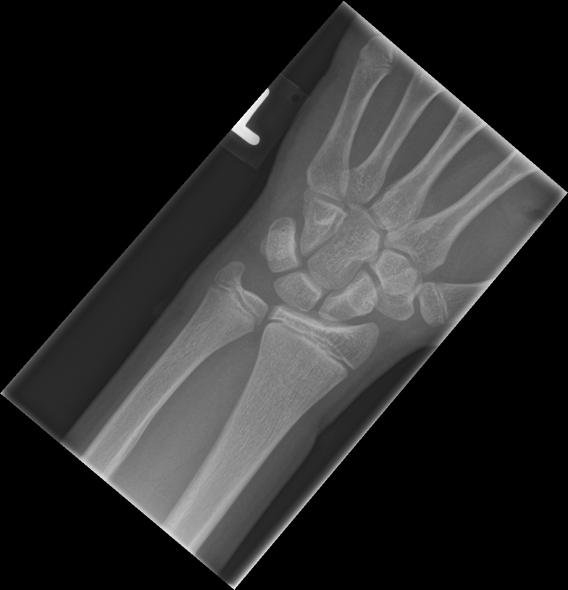
#> input picture GRAZPEDWRI-DX/data/images/test/0020_0163123912_01_WRI-L1_M015.png, 1136 x 1180 px (shown at 1/2 size); its folder holds only this picture in this run
$ python augment_sun_cloud_shadow.py
#> lines starting #> are read from the running program, lines starting #| are printed output that depends on the picture; after the words box and inside, x2 and y2 are one past the last pixel; in counts of white or black regions, pixels touching at a corner belong together
### test_augmentation.py
import cv2
import numpy as np
import os
import random


# [50 lines left out: functions add_rain_overlay, add_dew_drops, not called in this run]


def generate_perlin_noise_2d(shape, res):
    def f(t):
        return 6 * t**5 - 15 * t**4 + 10 * t**3

    delta = (res[0] / shape[0], res[1] / shape[1])
    d = (shape[0] // res[0], shape[1] // res[1])
    grid = np.random.rand(res[0] + 1, res[1] + 1, 2) * 2 - 1
    grid /= np.linalg.norm(grid, axis=-1, keepdims=True)

    lin_y = np.linspace(0, res[0], shape[0], endpoint=False)
    lin_x = np.linspace(0, res[1], shape[1], endpoint=False)
    y, x = np.meshgrid(lin_y, lin_x, indexing="ij")
    x0 = x.astype(int)
    y0 = y.astype(int)
    dx = x - x0
    dy = y - y0

    def dot_grid(ix, iy, dx, dy):
        gradient = grid[iy, ix]
        return dx * gradient[..., 0] + dy * gradient[..., 1]

    n00 = dot_grid(x0, y0, dx, dy)
    n10 = dot_grid(x0 + 1, y0, dx - 1, dy)
    n01 = dot_grid(x0, y0 + 1, dx, dy - 1)
    n11 = dot_grid(x0 + 1, y0 + 1, dx - 1, dy - 1)

    u = f(dx)
    v = f(dy)

    nx0 = n00 * (1 - u) + n10 * u
    nx1 = n01 * (1 - u) + n11 * u
    nxy = nx0 * (1 - v) + nx1 * v

    nxy = (nxy - nxy.min()) / (nxy.max() - nxy.min() + 1e-8)
    return nxy


def add_sun_cloud_shadow(image, shadow_strength=0.5, perlin_res=(8, 8)):
    h, w = image.shape[:2]
    noise = generate_perlin_noise_2d((h, w), perlin_res)
    # Create elliptical mask
    mask = np.zeros((h, w), np.float32)
    center = (
        random.randint(int(w * 0.3), int(w * 0.7)),
        random.randint(int(h * 0.3), int(h * 0.7)),
    )
    axes = (
        random.randint(int(w * 0.3), int(w * 0.5)),
        random.randint(int(h * 0.3), int(h * 0.5)),
    )
    angle = random.uniform(0, 360)
    cv2.ellipse(mask, center, axes, angle, 0, 360, 1, -1)
    mask = cv2.GaussianBlur(mask, (0, 0), sigmaX=60, sigmaY=60)
    shadow = 1 - shadow_strength * mask * noise
    shadow = np.clip(shadow, 0.5, 1.0)
    output = (image.astype(np.float32) * shadow[..., None]).astype(np.uint8)
    return output


# [110 lines left out: functions add_color_drift, add_edge_decay, apply_background_blur, replace_background, attention_guided_erasing, not called in this run]


# Example usage:
# [44 lines that do not run on import are left out]

### augment_sun_cloud_shadow.py
import cv2
import os
from test_augmentation import add_sun_cloud_shadow
import concurrent.futures
from tqdm import tqdm

def process_folder(input_dir, output_dir, max_workers=8):
#> called with input_dir = 'dataset/Plant_leaf_diseases_dataset/test', max_workers = 8
    os.makedirs(output_dir, exist_ok=True)
    image_tasks = []
    for root, _, files in os.walk(input_dir):
        rel = os.path.relpath(root, input_dir)
        out_root = os.path.join(output_dir, rel)
        os.makedirs(out_root, exist_ok=True)
        for f in files:
            if f.lower().endswith((".jpg", ".jpeg", ".png")):
                img_path = os.path.join(root, f)
                out_path = os.path.join(out_root, f)
                image_tasks.append((img_path, out_path))

    def process_one(args):
        img_path, out_path = args
        img = cv2.imread(img_path)
        if img is None:
            return False
        aug_img = add_sun_cloud_shadow(img)
        cv2.imwrite(out_path, aug_img)
        return True

    with concurrent.futures.ThreadPoolExecutor(max_workers=max_workers) as executor:
        list(tqdm(executor.map(process_one, image_tasks), total=len(image_tasks), desc="Sun/Cloud Shadow"))
#> in process_one, img is the input picture: shape (1180, 1136, 3); min 0, max 255, mean 44.9
#> in add_sun_cloud_shadow, `cv2.ellipse(mask, center, axes, angle, 0, 360, 1, -1)`:
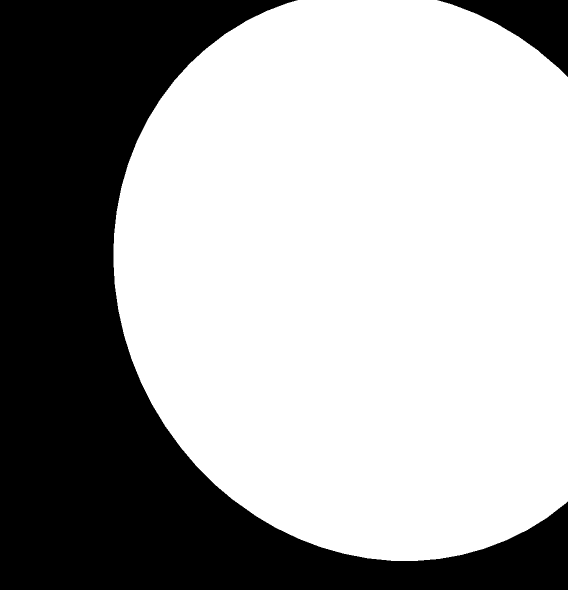
#> mask: shape (1180, 1136) float32 (shown at 1/2 size); values 0 (black) and 1 (white), 64.5% white; 2 black regions, box (x1, y1, x2, y2) and area: (0, 0, 1136, 1180) 459674, (875, 0, 1136, 154) 16167
#> in add_sun_cloud_shadow, `output = (image.astype(np.float32) * shadow[..., None]).astype(np.uint8)`:
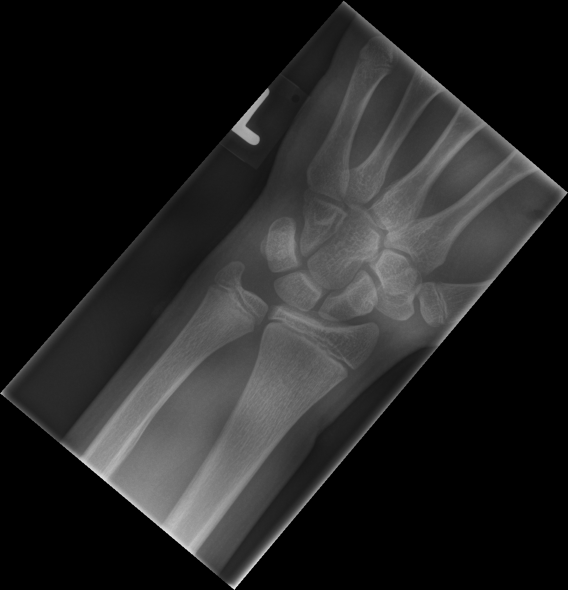
#> output: shape (1180, 1136, 3) (shown at 1/2 size); min 0, max 252, mean 35.8

if __name__ == "__main__":
    input_dir = "dataset/Plant_leaf_diseases_dataset/test"
    output_dir = "dataset/Plant_leaf_diseases_dataset/sun_cloud_shadow"
    process_folder(input_dir, output_dir)
